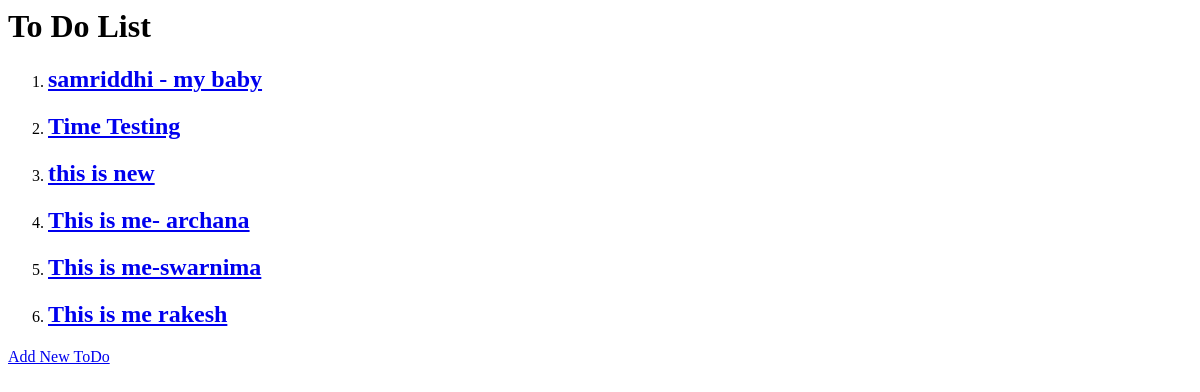
Before: / with the older database file.
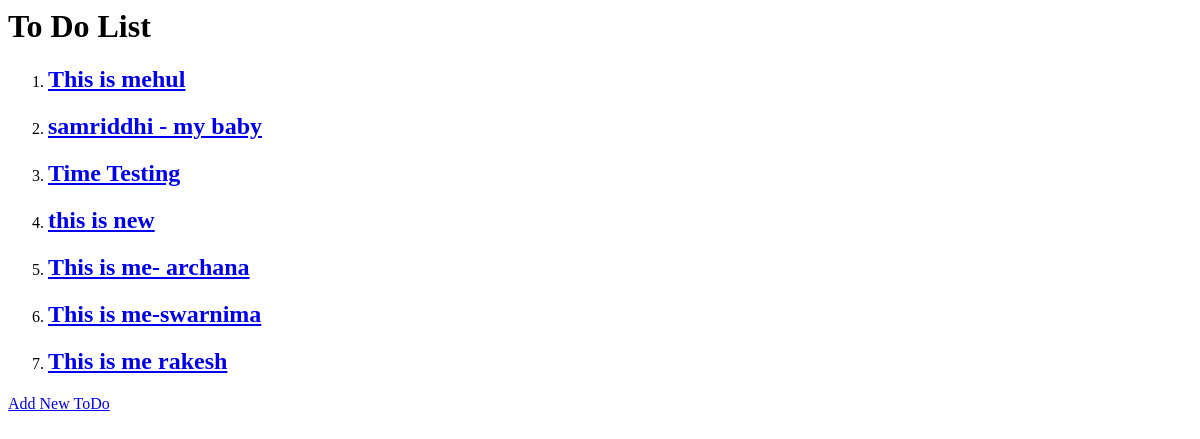
After: the same page with the newer database file.
### todoList/models.py (models this page shows, shortened)
class List(models.Model):
    title = models.CharField(max_length=100)
    desc  = models.TextField()
    update_on = models.DateTimeField(default=datetime.now, blank=True)

### todoList/views.py (the view)
# urls.py: 2. Add a URL to urlpatterns:  path('', views.home, name='home')
def home(request):
    posts = List.objects.all().order_by('-update_on')
    return render(request,'todoList/home.html',{'posts':posts})

### todoList/templates/todoList/home.html (shortened to what this page needs)
<html>
    <head>
    </head>
<body>
    <h1> To Do List </h1>
    <ol>
    {% for post in posts %}
      <li><h2> <a href="{% url 'list-detail' post.id %}">  {{post.title}} </a> </h1></li>
    {% endfor %}
    </ol>
    <a href="{% url 'list-add' %}">Add New ToDo</a>
</body>
</html>

Changed rows visible on the page:
added List: title "This is mehul"
